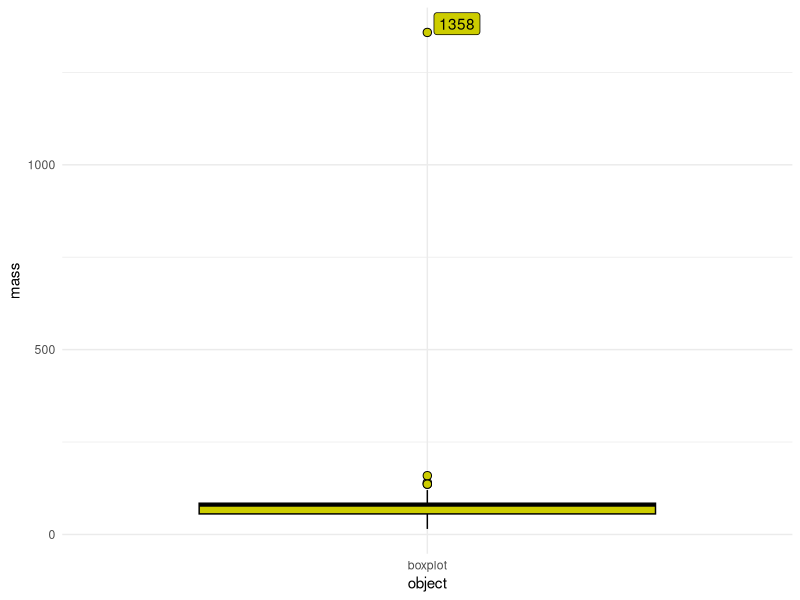
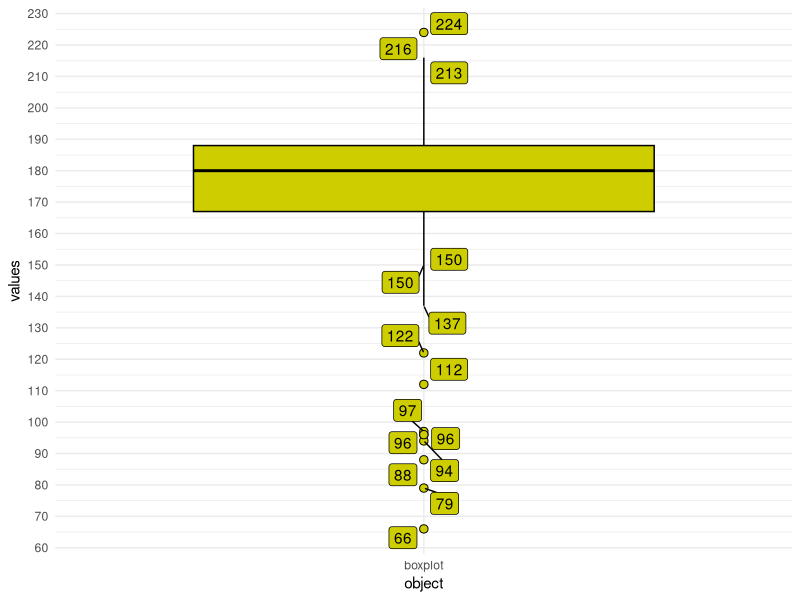
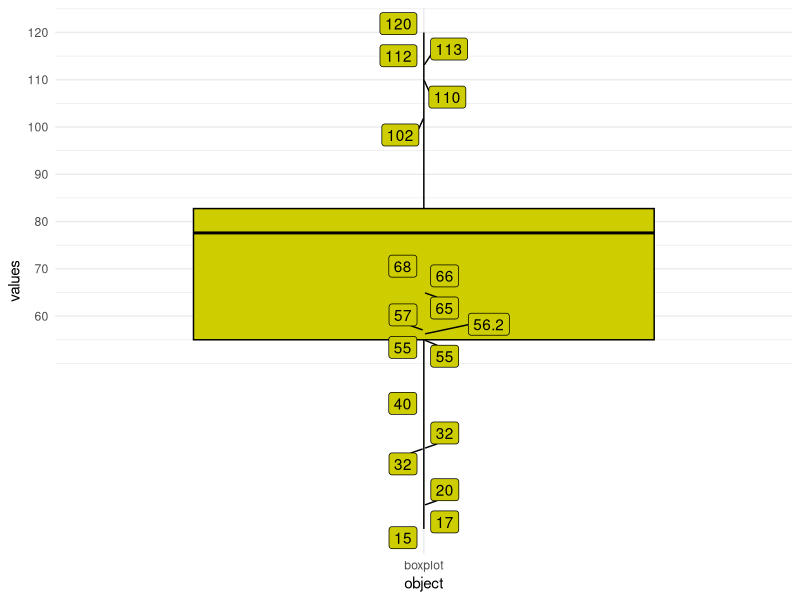

The R script that drew these images, in order:
## ---- chunk 1
knitr::opts_chunk$set(echo = TRUE)
## ---- chunk 2
library(tidyverse)

library(ggrepel)
## ---- chunk 3
data("starwars")

head(starwars)
## ---- chunk 4
outlier_detect <- function(data){
  
  if(require("tidyverse") == TRUE){
       library(tidyverse)
    } else {
    install.packages("tidyverse")
    library(tidyverse)
      }
  
  summarised_data <- summary(data)

  interquartil_space <- (summarised_data[5] - summarised_data[2]) * 1.5

  upper_outlier <- summarised_data[5] + interquartil_space

  lower_outlier <- summarised_data[2] - interquartil_space
    
  upper_outlier_condition <- if(any(data %>% na.omit() > upper_outlier) == TRUE){
             message("upper outlier: TRUE")
              print(data %>%
                      as.data.frame %>%
                      dplyr::filter(data > summarised_data[5]) %>% 
                      dplyr::filter(. > upper_outlier) %>%
                      dplyr::pull() %>% 
                      as.numeric())
              } else {
                message("upper outlier: FALSE")
                } 
    
  lower_outlier_condition <- if(any(data %>% na.omit() < lower_outlier) == TRUE) {
          message("lower outlier: TRUE")
          print(data %>%
                  as.data.frame %>%
                  dplyr::filter(data < summarised_data[2]) %>% 
                  dplyr::filter(. < lower_outlier) %>%
                  dplyr::pull() %>% 
                  as.numeric())
          } else {
            message("lower outlier: FALSE")
          }
  }
## ---- chunk 5
outlier_detect(data = starwars$mass)

dataset_teste <- data.frame(starwars %>% 
                              select(mass),
                              object = "boxplot")

dataset_teste %>% 
  ggplot(aes(object, mass))+
  geom_boxplot(fill = "yellow3",
               color = "black",
               outlier.shape = 21,
               outlier.size = 2.5)+
  geom_label_repel(aes(label = mass),
                   fill = "yellow3")+
  theme_minimal()
## ---- chunk 6
outlier_remove <- function(data, outliers = ...){
  
  A <- require("tidyverse")
  
  if(A == TRUE){
       library(tidyverse)
    } else {
    install.packages("tidyverse")
    library(tidyverse)
    }
     
  removing <- data %>% 
    as.data.frame %>%
    dplyr::filter(!data %in% outliers) %>% 
    dplyr::pull() %>% 
    as.numeric()
  
  return(removing)
}
## ---- chunk 7
removed <- outlier_remove(dat = starwars$height, outliers = c(264, 234, 228, 229))

removed

dataset_removed <- data.frame(values = removed,
                              object = "boxplot")

dataset_removed %>% 
  ggplot(aes(object, values))+
  geom_boxplot(fill = "yellow3",
               color = "black",
               outlier.shape = 21,
               outlier.size = 2.5)+
  geom_label_repel(aes(label = values),
                   fill = "yellow3")+
  scale_y_continuous(breaks = seq(60,270,10))+
  theme_minimal()
## ---- chunk 8
outlier_remove_all <- function(data){
  
  A <- require("tidyverse")
  
  if(A == TRUE){
       library(tidyverse)
    } else {
    install.packages("tidyverse")
    library(tidyverse)
    }
     
  summarised_data <- summary(data)

  interquartil_space <- (summarised_data[5] - summarised_data[2]) * 1.5

  upper_outlier <- summarised_data[5] + interquartil_space

  lower_outlier <- summarised_data[2] - interquartil_space
    
  upper_outlier_set <- data %>% 
    as.data.frame %>%
    dplyr::filter(data > summarised_data[5]) %>%
    dplyr::filter(. > upper_outlier) %>%
    dplyr::pull() %>% 
    as.numeric()
              
  lower_outlier_set <- data %>%
    as.data.frame %>%
    dplyr::filter(data < summarised_data[2]) %>% 
    dplyr::filter(. < lower_outlier) %>% 
    dplyr::pull() %>% 
    as.numeric()
  
  removing <- data %>% 
    as.data.frame %>%
    dplyr::filter(!data %in% upper_outlier_set & !data %in% lower_outlier_set) %>% 
    dplyr::pull() %>% 
    as.numeric()
  
  return(removing)
}
## ---- chunk 9
removed_all <- outlier_remove_all(data = starwars$mass) 

removed_all

dataset_removed_all <- data.frame(values = removed_all,
                                  object = "boxplot")

dataset_removed_all %>% 
  ggplot(aes(object, values))+
  geom_boxplot(fill = "yellow3",
               color = "black",
               outlier.shape = 21,
               outlier.size = 2.5)+
  geom_label_repel(aes(label = values),
                   fill = "yellow3")+
  scale_y_continuous(breaks = seq(60,270,10))+
  theme_minimal()
